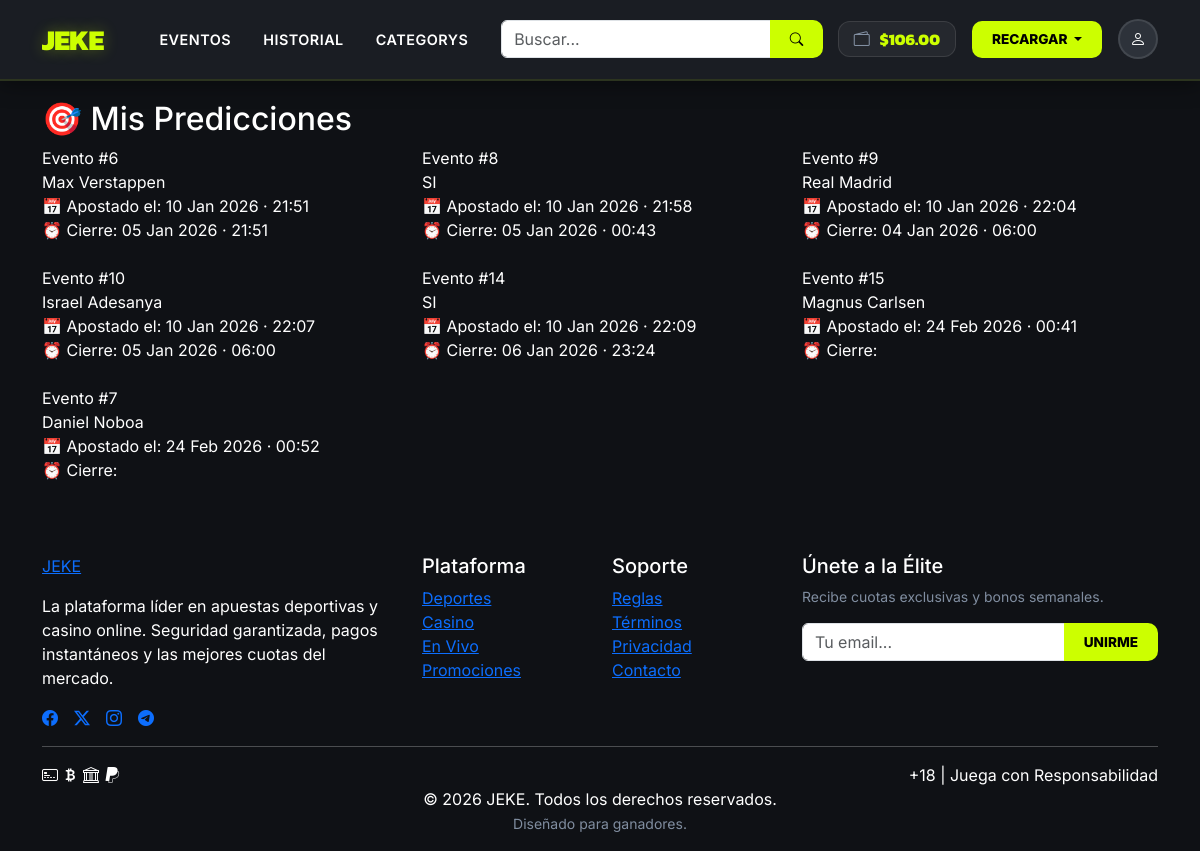
The app's page /bets/ (signed in), older data.
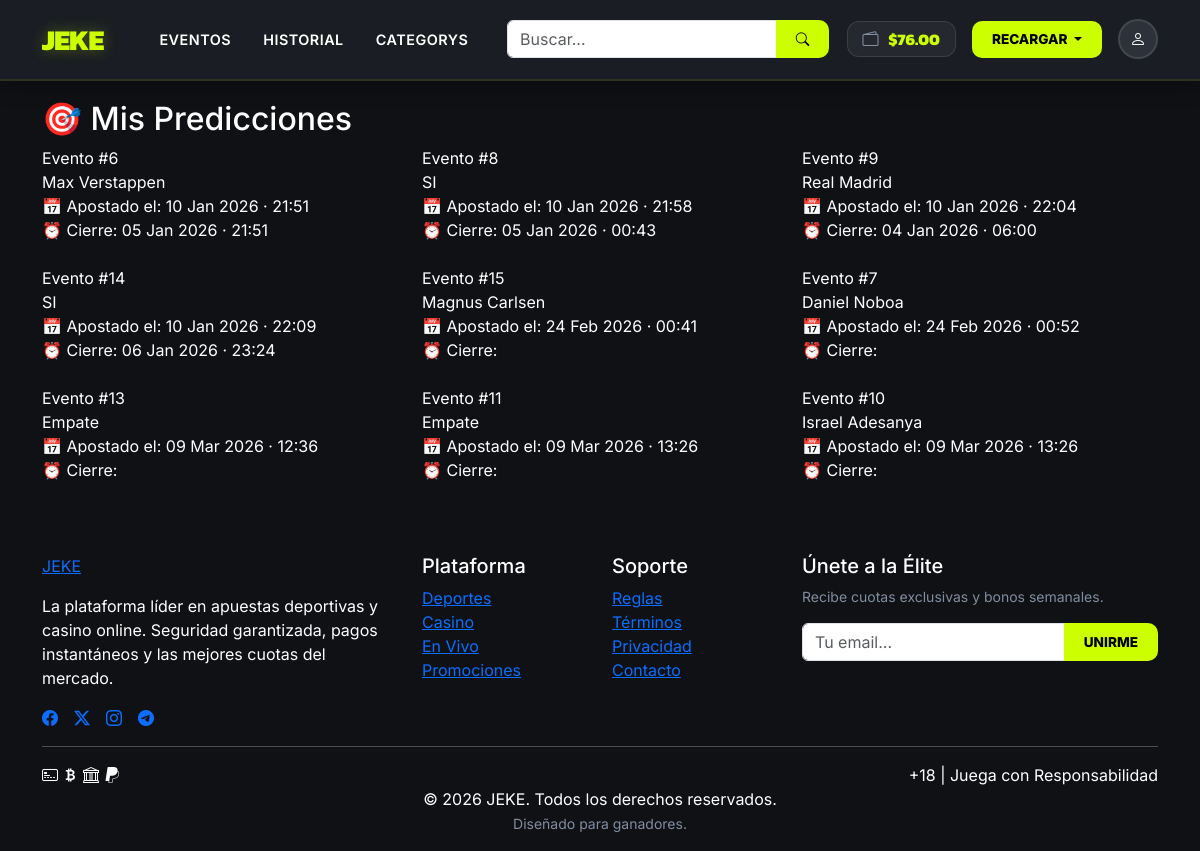
The same page, newer data.
### wallet/models.py (models this page shows, shortened)
class Balance (models.Model):
    user = models.OneToOneField(User, on_delete=models.CASCADE, related_name="balance")
    balance = models.DecimalField(max_digits=12,decimal_places=2,default=0)

### bets/models.py (models this page shows)
class Bet(models.Model):
    user = models.ForeignKey(User, on_delete=models.CASCADE, related_name="bets")
    event = models.ForeignKey(Evento, on_delete=models.CASCADE, related_name="bets")
    select_option = models.CharField(max_length=255)
    date_made_bet = models.DateTimeField(auto_now_add=True)
    date_close_bet = models.DateTimeField(null=True , blank=True)
    class Meta:
        constraints = [
            models.UniqueConstraint(
                fields=['user', 'event'],
                name='unique_bet_per_user_event'
            )
        ]

### bets/views.py (the view, shortened to what this page needs)
# urls.py: path("", views.making_bet, name="making_bet"),
@login_required
def making_bet(request):
    my_bets = Bet.objects.filter(user=request.user)
    print(request.user)
    return render(
        request,
        "bets.html",
        {"data": my_bets}
    )

### users/context_processors.py (called while the page is built)
def site_info(request):
    categorys = Category.objects.all().values()
    balance = None
    if request.user.is_authenticated:
        balance_obj = Balance.objects.filter(user=request.user).first()
        if balance_obj:
            balance = balance_obj.balance
    return {
        "category": categorys,
        "balance": balance
    }

### bets/templates/bets.html (shortened to what this page needs)
{% extends 'master.html' %}
{% block content %}
<div class="container mt-4">
  <h2 class="bets-title">🎯 Mis Predicciones</h2>
  {% if data %}
    <div class="row g-4">
      {% for bet in data %}
      <div class="col-md-6 col-lg-4">
        <div class="bet-card">
          <div class="bet-card-body">
            <span class="bet-event">
              Evento #{{ bet.event_id }}
            </span>
            <div class="bet-option">
              {{ bet.select_option }}
            </div>
            <div class="bet-date">
              📅 Apostado el:
              {{ bet.date_made_bet|date:"d M Y · H:i" }}
            </div>
            <div class="bet-close">
              ⏰ Cierre:
              {{ bet.date_close_bet|date:"d M Y · H:i" }}
            </div>
          </div>
        </div>
      </div>
      {% endfor %}
    </div>
  {% else %}
    <div class="alert alert-info mt-4">
      No tienes predicciones registradas aún.
    </div>
  {% endif %}
</div>
{% endblock %}

### users/templates/master.html (shortened to what this page needs)
<!DOCTYPE html>
<html lang="es">
    <head>
        <link href="https://cdn.jsdelivr.net/npm/bootstrap@5.3.2/dist/css/bootstrap.min.css" rel="stylesheet">
        <link rel="stylesheet" href="https://cdn.jsdelivr.net/npm/bootstrap-icons@1.11.2/font/bootstrap-icons.min.css">
        {% load static %}
        <link rel="stylesheet" href="{% static 'navbar.css' %}">
        <link rel="stylesheet" href="{% static 'hero.css' %}">
        <link rel="stylesheet" href="{% static 'details.css' %}">
        <link rel="stylesheet" href="{% static 'success.css' %}">
</head>
<body>
    {% include 'componets/navbar.html' %}
    {% block content %}{% endblock %}
    <footer style="margin-top: 6%;">{% include 'componets/footer.html' %}</footer>
</body>
</html>

### users/templates/componets/navbar.html (shortened to what this page needs)
<header>
        <nav class="navbar navbar-expand-lg fixed-top">
            <div class="container">
                <a class="navbar-brand" href="/">JEKE</a>
                <div class="collapse navbar-collapse" id="jekeNav">
                    <ul class="navbar-nav me-auto mb-2 mb-lg-0 ms-lg-4">
                        <li class="nav-item">
                            <a class="nav-link" href="{% url 'events:event_list' %}">Eventos</a>
                        </li>
                        <li class="nav-item">
                            <a class="nav-link" href="{% url 'bets:making_bet' %}">Historial</a>
                        </li>
                        <li class="nav-item">
                            <div class="dropdown">
                                <div data-bs-toggle="dropdown">
                                    <a class="nav-link">Categorys</a>
                                </div>
                            </div>
                        </li>
                    </ul>
                    <div class="container col-4">
                        <form action="{% url 'events:event_list' %}" method="get">
                            <div class="input-group">
                                <input type="text" name="search" class="form-control search" placeholder="Buscar..."
                                    value="{{ search_input|default:'' }}">
                                <button class="btn btn-deposit" type="submit">
                                    <i class="bi bi-search"></i>
                                </button>
                            </div>
                        </form>
                    </div>
                    <div class="d-flex align-items-center gap-3">
                        {% if user.is_authenticated %}
                        <div class="wallet-display d-none d-md-flex">
                            <i class="bi bi-wallet2 text-muted"></i>
                            <span class="balance-amount">
                                ${{ balance|floatformat:2 }}
                            </span>
                        </div>
                        {% endif %}
                        {% if user.is_authenticated %}
                        <div class="dropdown">
                            <button class="btn btn-secondary dropdown-toggle btn-deposit" type="button"
                                data-bs-toggle="dropdown" aria-expanded="false">
                                Recargar
                            </button>
                        </div>
                        {% endif %}
                        {% if user.is_authenticated %}
                        <div class="dropdown">
                            <div class="user-profile" data-bs-toggle="dropdown">
                                <i class="bi bi-person text-white"></i>
                            </div>
                            {% else %}
                            <a href="{% url 'login' %}" class="user-profile">
                                <i class="bi bi-person text-white"></i>
                            </a>
                            {% endif %}
                        </div>
                    </div>
                </div>
            </div>
        </nav>
    </header>

### users/templates/componets/footer.html
<footer class="jeke-footer">
    <div class="container">
        <div class="row gy-4">
            <div class="col-lg-4 col-md-6">
                <a class="footer-logo" href="#">JEKE</a>
                <p class="footer-description mt-3">
                    La plataforma líder en apuestas deportivas y casino online. Seguridad garantizada, pagos instantáneos y las mejores cuotas del mercado.
                </p>
                <div class="footer-socials d-flex gap-3">
                    <a href="#"><i class="bi bi-facebook"></i></a>
                    <a href="#"><i class="bi bi-twitter-x"></i></a>
                    <a href="#"><i class="bi bi-instagram"></i></a>
                    <a href="#"><i class="bi bi-telegram"></i></a>
                </div>
            </div>
            <div class="col-lg-2 col-md-6 col-6">
                <h5 class="footer-title">Plataforma</h5>
                <ul class="list-unstyled footer-links">
                    <li><a href="#">Deportes</a></li>
                    <li><a href="#">Casino</a></li>
                    <li><a href="#">En Vivo</a></li>
                    <li><a href="#">Promociones</a></li>
                </ul>
            </div>
            <div class="col-lg-2 col-md-6 col-6">
                <h5 class="footer-title">Soporte</h5>
                <ul class="list-unstyled footer-links">
                    <li><a href="#">Reglas</a></li>
                    <li><a href="#">Términos</a></li>
                    <li><a href="#">Privacidad</a></li>
                    <li><a href="#">Contacto</a></li>
                </ul>
            </div>
            <div class="col-lg-4 col-md-6">
                <h5 class="footer-title">Únete a la Élite</h5>
                <p class="small text-muted">Recibe cuotas exclusivas y bonos semanales.</p>
                <form class="footer-newsletter">
                    <div class="input-group">
                        <input type="email" class="form-control" placeholder="Tu email...">
                        <button class="btn btn-deposit" type="button">Unirme</button>
                    </div>
                </form>
            </div>
        </div>
        <hr class="footer-divider">
        <div class="row align-items-center">
            <div class="col-md-6 text-center text-md-start mb-3 mb-md-0">
                <div class="payment-icons">
                    <i class="bi bi-credit-card-2-front" title="Visa/Mastercard"></i>
                    <i class="bi bi-currency-bitcoin" title="Bitcoin"></i>
                    <i class="bi bi-bank" title="Transferencia"></i>
                    <i class="bi bi-paypal" title="PayPal"></i>
                </div>
            </div>
            <div class="col-md-6 text-center text-md-end">
                <span class="juego-responsable">+18 | Juega con Responsabilidad</span>
            </div>
        </div>
        <div class="footer-bottom text-center">
            <p>&copy; 2026 JEKE. Todos los derechos reservados. <br> <small class="text-muted">Diseñado para ganadores.</small></p>
        </div>
    </div>
</footer>

### users/static/navbar.css (style rules this page uses)
.navbar { background: var(--jeke-card) !important; border-bottom: 2px solid rgba(204, 255, 0, 0.1); padding: 0.8rem 0; box-shadow: 0 4px 20px rgba(0, 0, 0, 0.4); }
.navbar-brand { font-family: 'Kanit', sans-serif; font-size: 1.8rem; font-weight: 800; letter-spacing: -1px; color: var(--jeke-accent) !important; text-transform: uppercase; text-shadow: 0 0 15px rgba(204, 255, 0, 0.3); }
.nav-link { color: var(--jeke-text) !important; font-weight: 600; font-size: 0.9rem; text-transform: uppercase; letter-spacing: 0.5px; padding: 0.5rem 1rem !important; transition: 0.3s ease; }
.wallet-display { background: rgba(255, 255, 255, 0.05); border-radius: 12px; padding: 5px 15px; border: 1px solid rgba(255, 255, 255, 0.1); display: flex; align-items: center; gap: 10px; }
.balance-amount { color: var(--jeke-accent); font-weight: 800; font-family: 'Kanit', sans-serif; }
.btn-deposit { background: var(--jeke-accent); color: #000 !important; font-weight: 800; border-radius: 10px; padding: 8px 20px; text-transform: uppercase; font-size: 0.85rem; border: none; transition: 0.3s; }
.user-profile { width: 40px; height: 40px; background: #2d323a; border-radius: 50%; display: flex; align-items: center; justify-content: center; cursor: pointer; border: 2px solid rgba(255, 255, 255, 0.1); }

### users/static/hero.css (style rules this page uses)
.text-muted { color: var(--jeke-muted) !important; opacity: 0.85; }

### users/static/details.css (style rules this page uses)
:root { --jeke-bg: #0b0d11; --jeke-card: #161920; --jeke-accent: #ccff00; --jeke-text: #ffffff; --jeke-muted: #94a3b8; --jeke-border: rgba(255, 255, 255, 0.05); }

### users/static/success.css (style rules this page uses)
:root { --jeke-bg: #0b0d11; --jeke-card: #161920; --jeke-accent: #ccff00; --jeke-success: #00ff88; }

### users/templates/master.html (style rules this page uses)
:root { --jeke-bg: #0f1115; --jeke-card: #1a1d23; --jeke-accent: #ccff00; --jeke-text: #ffffff; --jeke-muted: #94a3b8; }
body { font-family: 'Inter', sans-serif; background-color: var(--jeke-bg); color: var(--jeke-text); margin-top: 100px; }

Row changes from the older to the newer data that the page shows:
removed Bet: event_id "10", select_option "Israel Adesanya", date_made_bet "10 Jan 2026 · 22:07", date_close_bet "05 Jan 2026 · 06:00"
changed Balance: balance "106.00" → "76.00"
added Bet: event_id "13", select_option "Empate", date_made_bet "09 Mar 2026 · 12:36"
added Bet: event_id "11", select_option "Empate", date_made_bet "09 Mar 2026 · 13:26"
added Bet: event_id "10", select_option "Israel Adesanya", date_made_bet "09 Mar 2026 · 13:26"
